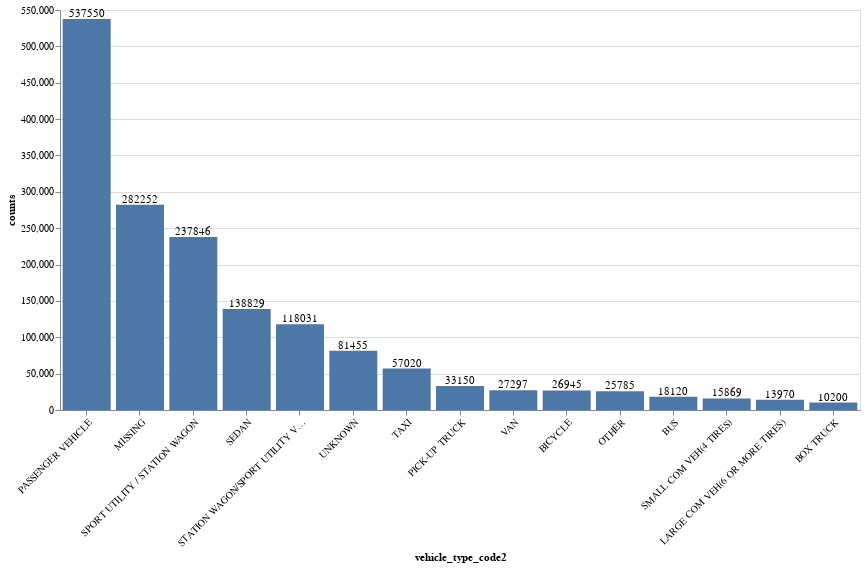

The notebook cell saved with this chart:
### Code cell
source = data_df.groupby('vehicle_type_code2').size().sort_values(ascending=False).to_frame('counts').reset_index().nlargest(15, 'counts')

bars = alt.Chart().mark_bar().encode(
    x=alt.X('vehicle_type_code2:N', sort='-y', axis=alt.Axis(labelAngle=-45)),
    y=alt.Y('counts:Q'),
)

texts = bars.mark_text(
    align='center',
    baseline='bottom',
).encode(
    text='counts:Q'
)

alt.layer(bars, texts, data=source).properties(
    width=800,
    height=400
)

### Figure 1 — Vega-Lite specification as saved in the notebook (floating-point values rounded to 4 significant figures)
{"config": {"view": {"continuousWidth": 400, "continuousHeight": 300}}, "layer": [{"mark": "bar", "encoding": {"x": {"type": "nominal", "axis": {"labelAngle": -45}, "field": "vehicle_type_code2", "sort": "-y"}, "y": {"type": "quantitative", "field": "counts"}}}, {"mark": {"type": "text", "align": "center", "baseline": "bottom"}, "encoding": {"text": {"type": "quantitative", "field": "counts"}, "x": {"type": "nominal", "axis": {"labelAngle": -45}, "field": "vehicle_type_code2", "sort": "-y"}, "y": {"type": "quantitative", "field": "counts"}}}], "data": {"name": "data-ed51a4b656befe80a7cd371814f35b2a"}, "height": 400, "width": 800, "$schema": "https://vega.github.io/schema/vega-lite/v4.8.1.json", "datasets": {"data-ed51a4b656befe80a7cd371814f35b2a": [{"vehicle_type_code2": "PASSENGER VEHICLE", "counts": 537550}, {"vehicle_type_code2": "MISSING", "counts": 282252}, {"vehicle_type_code2": "SPORT UTILITY / STATION WAGON", "counts": 237846}, {"vehicle_type_code2": "SEDAN", "counts": 138829}, {"vehicle_type_code2": "STATION WAGON/SPORT UTILITY VEHICLE", "counts": 118031}, {"vehicle_type_code2": "UNKNOWN", "counts": 81455}, {"vehicle_type_code2": "TAXI", "counts": 57020}, {"vehicle_type_code2": "PICK-UP TRUCK", "counts": 33150}, {"vehicle_type_code2": "VAN", "counts": 27297}, {"vehicle_type_code2": "BICYCLE", "counts": 26945}, {"vehicle_type_code2": "OTHER", "counts": 25785}, {"vehicle_type_code2": "BUS", "counts": 18120}, {"vehicle_type_code2": "SMALL COM VEH(4 TIRES) ", "counts": 15869}, {"vehicle_type_code2": "LARGE COM VEH(6 OR MORE TIRES)", "counts": 13970}, {"vehicle_type_code2": "BOX TRUCK", "counts": 10200}]}}
